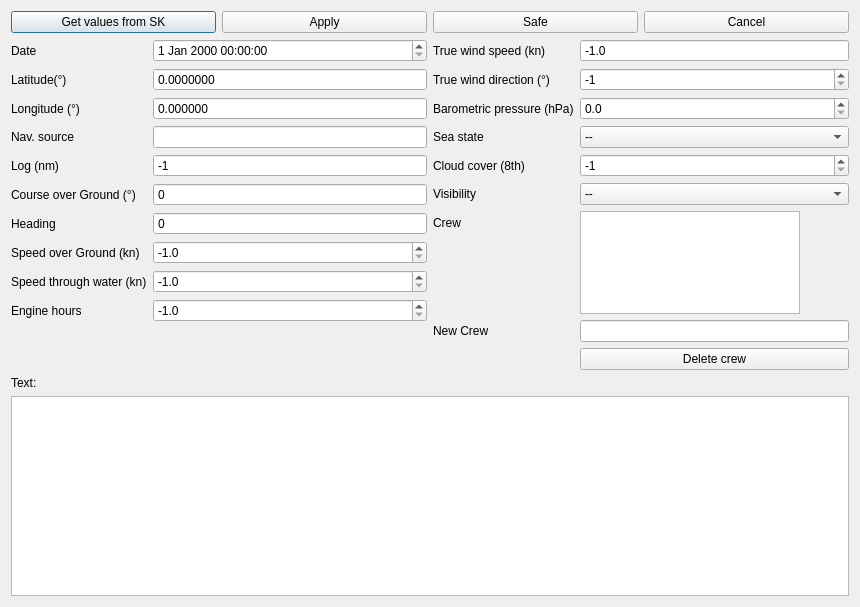
<?xml version="1.0" encoding="UTF-8"?>
<ui version="4.0">
 <class>EditDialog</class>
 <widget class="QDialog" name="EditDialog">
  <property name="geometry">
   <rect>
    <x>0</x>
    <y>0</y>
    <width>860</width>
    <height>607</height>
   </rect>
  </property>
  <property name="windowTitle">
   <string>Dialog</string>
  </property>
  <layout class="QVBoxLayout" name="verticalLayout">
   <item>
    <layout class="QHBoxLayout" name="horizontalLayout_3">
     <item>
      <widget class="QPushButton" name="SKvalueButton">
       <property name="text">
        <string>Get values from SK</string>
       </property>
      </widget>
     </item>
     <item>
      <widget class="QPushButton" name="applyButton">
       <property name="text">
        <string>Apply</string>
       </property>
      </widget>
     </item>
     <item>
      <widget class="QPushButton" name="saveButton">
       <property name="text">
        <string>Safe</string>
       </property>
      </widget>
     </item>
     <item>
      <widget class="QPushButton" name="cancelButton">
       <property name="text">
        <string>Cancel</string>
       </property>
      </widget>
     </item>
    </layout>
   </item>
   <item>
    <layout class="QHBoxLayout" name="horizontalLayout">
     <item>
      <layout class="QFormLayout" name="formLayout">
       <item row="0" column="0">
        <widget class="QLabel" name="label">
         <property name="text">
          <string>Date</string>
         </property>
        </widget>
       </item>
       <item row="0" column="1">
        <widget class="QDateTimeEdit" name="dateTimeEdit"/>
       </item>
       <item row="1" column="0">
        <widget class="QLabel" name="label_4">
         <property name="text">
          <string>Latitude(°)</string>
         </property>
        </widget>
       </item>
       <item row="2" column="0">
        <widget class="QLabel" name="label_3">
         <property name="text">
          <string>Longitude (°)</string>
         </property>
        </widget>
       </item>
       <item row="4" column="0">
        <widget class="QLabel" name="label_5">
         <property name="text">
          <string>Log (nm)</string>
         </property>
        </widget>
       </item>
       <item row="5" column="0">
        <widget class="QLabel" name="label_7">
         <property name="text">
          <string>Course over Ground (°)</string>
         </property>
        </widget>
       </item>
       <item row="7" column="0">
        <widget class="QLabel" name="label_2">
         <property name="text">
          <string>Speed over Ground (kn)</string>
         </property>
        </widget>
       </item>
       <item row="8" column="0">
        <widget class="QLabel" name="label_8">
         <property name="text">
          <string>Speed through water (kn)</string>
         </property>
        </widget>
       </item>
       <item row="9" column="0">
        <widget class="QLabel" name="label_6">
         <property name="text">
          <string>Engine hours</string>
         </property>
        </widget>
       </item>
       <item row="6" column="0">
        <widget class="QLabel" name="label_15">
         <property name="text">
          <string>Heading</string>
         </property>
        </widget>
       </item>
       <item row="3" column="0">
        <widget class="QLabel" name="label_19">
         <property name="text">
          <string>Nav. source</string>
         </property>
        </widget>
       </item>
       <item row="3" column="1">
        <widget class="QLineEdit" name="sourceEdit"/>
       </item>
       <item row="9" column="1">
        <widget class="QDoubleSpinBox" name="engineEdit">
         <property name="decimals">
          <number>1</number>
         </property>
         <property name="minimum">
          <double>-1.000000000000000</double>
         </property>
         <property name="maximum">
          <double>1000000.000000000000000</double>
         </property>
         <property name="value">
          <double>-1.000000000000000</double>
         </property>
        </widget>
       </item>
       <item row="8" column="1">
        <widget class="QDoubleSpinBox" name="stwEdit">
         <property name="decimals">
          <number>1</number>
         </property>
         <property name="minimum">
          <double>-1.000000000000000</double>
         </property>
         <property name="singleStep">
          <double>0.000000000000000</double>
         </property>
         <property name="value">
          <double>-1.000000000000000</double>
         </property>
        </widget>
       </item>
       <item row="7" column="1">
        <widget class="QDoubleSpinBox" name="sogEdit">
         <property name="decimals">
          <number>1</number>
         </property>
         <property name="minimum">
          <double>-1.000000000000000</double>
         </property>
         <property name="value">
          <double>-1.000000000000000</double>
         </property>
        </widget>
       </item>
       <item row="6" column="1">
        <widget class="QSpinBox" name="headingEdit">
         <property name="buttonSymbols">
          <enum>QAbstractSpinBox::ButtonSymbols::NoButtons</enum>
         </property>
         <property name="minimum">
          <number>-1</number>
         </property>
         <property name="maximum">
          <number>359</number>
         </property>
        </widget>
       </item>
       <item row="5" column="1">
        <widget class="QSpinBox" name="cogEdit">
         <property name="buttonSymbols">
          <enum>QAbstractSpinBox::ButtonSymbols::NoButtons</enum>
         </property>
         <property name="minimum">
          <number>-1</number>
         </property>
         <property name="maximum">
          <number>359</number>
         </property>
        </widget>
       </item>
       <item row="4" column="1">
        <widget class="QSpinBox" name="logEdit">
         <property name="buttonSymbols">
          <enum>QAbstractSpinBox::ButtonSymbols::NoButtons</enum>
         </property>
         <property name="minimum">
          <number>-1</number>
         </property>
         <property name="maximum">
          <number>10000000</number>
         </property>
         <property name="value">
          <number>-1</number>
         </property>
        </widget>
       </item>
       <item row="2" column="1">
        <widget class="QDoubleSpinBox" name="lonEdit">
         <property name="buttonSymbols">
          <enum>QAbstractSpinBox::ButtonSymbols::NoButtons</enum>
         </property>
         <property name="decimals">
          <number>6</number>
         </property>
         <property name="minimum">
          <double>-180.000000000000000</double>
         </property>
         <property name="maximum">
          <double>180.000000000000000</double>
         </property>
        </widget>
       </item>
       <item row="1" column="1">
        <widget class="QDoubleSpinBox" name="latEdit">
         <property name="buttonSymbols">
          <enum>QAbstractSpinBox::ButtonSymbols::NoButtons</enum>
         </property>
         <property name="decimals">
          <number>7</number>
         </property>
         <property name="minimum">
          <double>-90.000000000000000</double>
         </property>
         <property name="maximum">
          <double>90.000000000000000</double>
         </property>
        </widget>
       </item>
      </layout>
     </item>
     <item>
      <layout class="QFormLayout" name="formLayout_2">
       <item row="0" column="0">
        <widget class="QLabel" name="label_10">
         <property name="text">
          <string>True wind speed (kn)</string>
         </property>
        </widget>
       </item>
       <item row="0" column="1">
        <widget class="QDoubleSpinBox" name="twsEdit">
         <property name="toolTip">
          <string>TWS in Knots</string>
         </property>
         <property name="toolTipDuration">
          <number>3000</number>
         </property>
         <property name="accessibleDescription">
          <string/>
         </property>
         <property name="layoutDirection">
          <enum>Qt::LayoutDirection::LeftToRight</enum>
         </property>
         <property name="buttonSymbols">
          <enum>QAbstractSpinBox::ButtonSymbols::NoButtons</enum>
         </property>
         <property name="specialValueText">
          <string/>
         </property>
         <property name="decimals">
          <number>1</number>
         </property>
         <property name="minimum">
          <double>-1.000000000000000</double>
         </property>
         <property name="value">
          <double>-1.000000000000000</double>
         </property>
        </widget>
       </item>
       <item row="1" column="0">
        <widget class="QLabel" name="label_11">
         <property name="text">
          <string>True wind direction (°)</string>
         </property>
        </widget>
       </item>
       <item row="1" column="1">
        <widget class="QSpinBox" name="twdEdit">
         <property name="cursor">
          <cursorShape>ArrowCursor</cursorShape>
         </property>
         <property name="minimum">
          <number>-1</number>
         </property>
         <property name="maximum">
          <number>359</number>
         </property>
         <property name="value">
          <number>-1</number>
         </property>
        </widget>
       </item>
       <item row="2" column="0">
        <widget class="QLabel" name="label_13">
         <property name="text">
          <string>Barometric pressure (hPa)</string>
         </property>
        </widget>
       </item>
       <item row="2" column="1">
        <widget class="QDoubleSpinBox" name="pressureEdit">
         <property name="decimals">
          <number>1</number>
         </property>
         <property name="minimum">
          <double>0.000000000000000</double>
         </property>
         <property name="maximum">
          <double>1084.000000000000000</double>
         </property>
         <property name="stepType">
          <enum>QAbstractSpinBox::StepType::DefaultStepType</enum>
         </property>
         <property name="value">
          <double>0.000000000000000</double>
         </property>
        </widget>
       </item>
       <item row="3" column="0">
        <widget class="QLabel" name="label_17">
         <property name="text">
          <string>Sea state</string>
         </property>
        </widget>
       </item>
       <item row="3" column="1">
        <widget class="QComboBox" name="seastateBox">
         <property name="currentText">
          <string>--</string>
         </property>
         <item>
          <property name="text">
           <string>--</string>
          </property>
         </item>
         <item>
          <property name="text">
           <string>Calm (glassy) 0m</string>
          </property>
         </item>
         <item>
          <property name="text">
           <string>Calm (rippled) 0 - 0.1m</string>
          </property>
         </item>
         <item>
          <property name="text">
           <string>Smooth (wavelets) 0.1 - 0.5m</string>
          </property>
         </item>
         <item>
          <property name="text">
           <string>Slight 0.5 - 1.25m</string>
          </property>
         </item>
         <item>
          <property name="text">
           <string>Moderate 1.25 - 2.5m</string>
          </property>
         </item>
         <item>
          <property name="text">
           <string>Rough 2.5 - 4m</string>
          </property>
         </item>
         <item>
          <property name="text">
           <string>Very Rough 4 -6m</string>
          </property>
         </item>
         <item>
          <property name="text">
           <string>High  6 - 9</string>
          </property>
         </item>
         <item>
          <property name="text">
           <string>Very high 9-14m</string>
          </property>
         </item>
         <item>
          <property name="text">
           <string>Phenomenal &gt;14m</string>
          </property>
         </item>
        </widget>
       </item>
       <item row="4" column="0">
        <widget class="QLabel" name="label_16">
         <property name="text">
          <string>Cloud cover (8th)</string>
         </property>
        </widget>
       </item>
       <item row="4" column="1">
        <widget class="QSpinBox" name="cloudcoverSpinBox">
         <property name="inputMethodHints">
          <set>Qt::InputMethodHint::ImhDigitsOnly</set>
         </property>
         <property name="minimum">
          <number>-1</number>
         </property>
         <property name="maximum">
          <number>8</number>
         </property>
         <property name="stepType">
          <enum>QAbstractSpinBox::StepType::AdaptiveDecimalStepType</enum>
         </property>
         <property name="value">
          <number>-1</number>
         </property>
        </widget>
       </item>
       <item row="5" column="0">
        <widget class="QLabel" name="label_9">
         <property name="text">
          <string>Visibility</string>
         </property>
        </widget>
       </item>
       <item row="5" column="1">
        <widget class="QComboBox" name="visibilityBox">
         <property name="minimumSize">
          <size>
           <width>220</width>
           <height>0</height>
          </size>
         </property>
         <item>
          <property name="text">
           <string>--</string>
          </property>
         </item>
         <item>
          <property name="text">
           <string>Dense Fog &lt;50m</string>
          </property>
         </item>
         <item>
          <property name="text">
           <string>Thick Fog 50-200m</string>
          </property>
         </item>
         <item>
          <property name="text">
           <string>Moderate Fog 200-500m</string>
          </property>
         </item>
         <item>
          <property name="text">
           <string>Light Fog 0,5-1km</string>
          </property>
         </item>
         <item>
          <property name="text">
           <string>Thin Fog 1-2km</string>
          </property>
         </item>
         <item>
          <property name="text">
           <string>Haze 2-4km</string>
          </property>
         </item>
         <item>
          <property name="text">
           <string>Light Haze 4-10km</string>
          </property>
         </item>
         <item>
          <property name="text">
           <string>Clear 10-20km</string>
          </property>
         </item>
         <item>
          <property name="text">
           <string>Very Clear 20-50km</string>
          </property>
         </item>
         <item>
          <property name="text">
           <string>Exceptionally Clear &gt;50km</string>
          </property>
         </item>
        </widget>
       </item>
       <item row="6" column="0">
        <widget class="QLabel" name="label_12">
         <property name="text">
          <string>Crew</string>
         </property>
        </widget>
       </item>
       <item row="6" column="1">
        <widget class="QListWidget" name="crewBox">
         <property name="maximumSize">
          <size>
           <width>220</width>
           <height>103</height>
          </size>
         </property>
        </widget>
       </item>
       <item row="7" column="0">
        <widget class="QLabel" name="label_20">
         <property name="text">
          <string>New Crew</string>
         </property>
        </widget>
       </item>
       <item row="7" column="1">
        <widget class="QLineEdit" name="crewEdit">
         <property name="minimumSize">
          <size>
           <width>220</width>
           <height>0</height>
          </size>
         </property>
        </widget>
       </item>
       <item row="8" column="1">
        <widget class="QPushButton" name="delCrewButton">
         <property name="text">
          <string>Delete crew</string>
         </property>
        </widget>
       </item>
      </layout>
     </item>
    </layout>
   </item>
   <item>
    <widget class="QLabel" name="label_14">
     <property name="text">
      <string>Text:</string>
     </property>
    </widget>
   </item>
   <item>
    <widget class="QPlainTextEdit" name="TextEdit"/>
   </item>
  </layout>
 </widget>
 <resources/>
 <connections/>
</ui>
